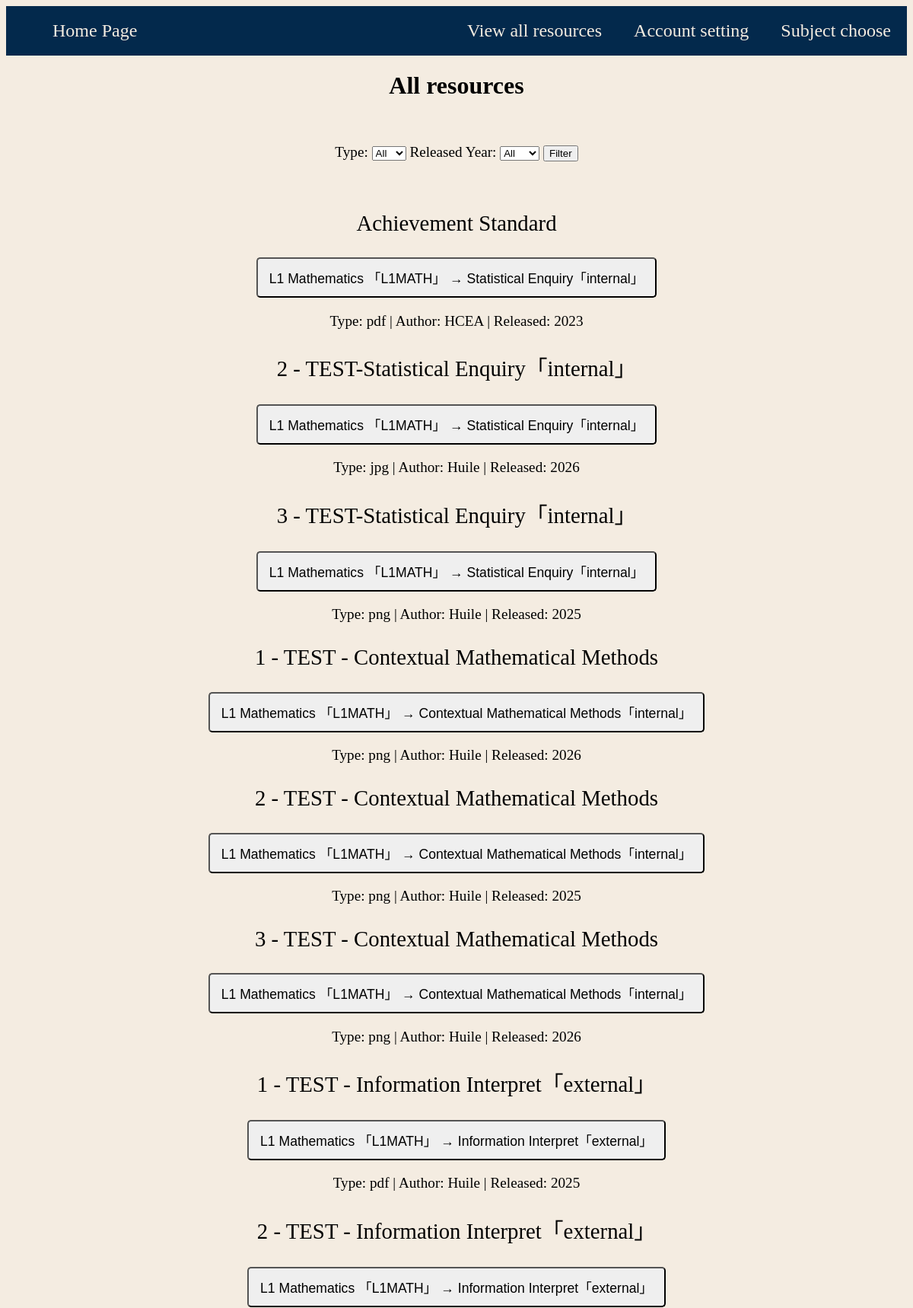
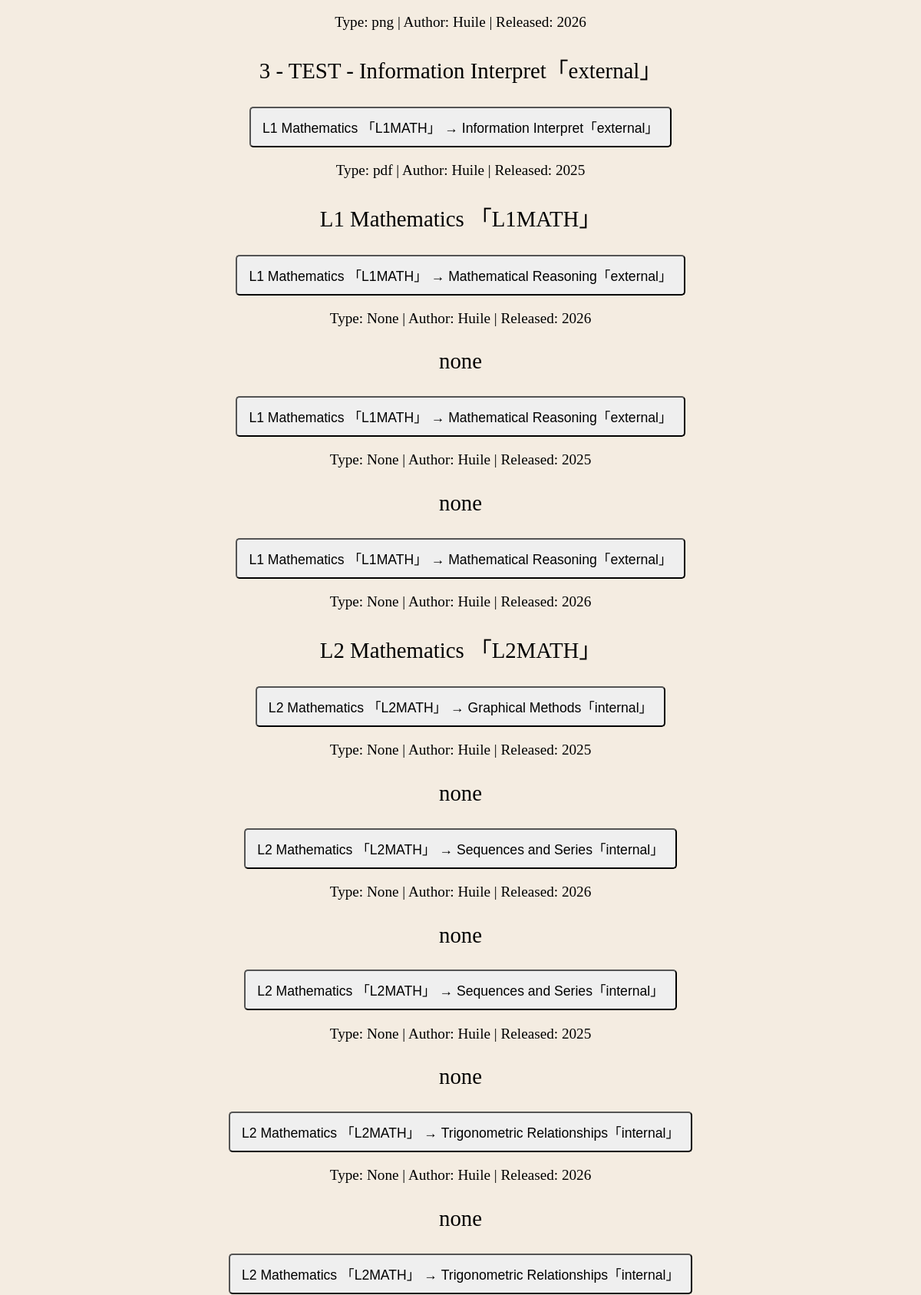
The app's page /all_resources (upper part) with its own data (2 pictures, top to bottom).
### tables this page shows
CREATE TABLE "resources" (unit_id INTEGER, resources_id INTEGER PRIMARY KEY, subject TEXT, unit TEXT, resources_name TEXT, path TEXT, type TEXT, author TEXT, from_link TEXT, released_year INTEGER);

### main.py (the view)
@app.route("/all_resources", methods=['GET', 'POST'])
def all_resources():
    selected_type = request.args.get("type", "")
    selected_year = request.args.get("released_year", "")
    conre = sqlite3.connect("database/database.db")
    re_cursor = conre.cursor()
    re_cursor.execute(
        "SELECT DISTINCT type FROM resources WHERE type IS NOT NULL ORDER BY type"
    )
    types = re_cursor.fetchall()
    re_cursor.execute(
        "SELECT DISTINCT released_year FROM resources WHERE released_year IS NOT NULL ORDER BY released_year"
    )
    years = re_cursor.fetchall()
    search_sql = "SELECT resources_id, subject, unit, resources_name, path, type, author, released_year FROM resources WHERE 1=1"
    parameters = []
    if selected_type:
        search_sql += " AND type = ?"
        parameters.append(selected_type)
    if selected_year:
        search_sql += " AND released_year = ?"
        parameters.append(selected_year)
    search_sql += " ORDER BY resources_id"
    re_cursor.execute(search_sql, parameters)
    resources = re_cursor.fetchall()
    conre.close()
    return render_template(
        "all_resources.html", resources=resources, types=types, years=years, selected_type=selected_type, selected_year=selected_year
        )

### templates/all_resources.html (shortened to what this page needs)
<!DOCTYPE html>
<html lang="en">
  <head>
    <link rel="stylesheet" href="/static/style.css">
  </head>
  <body>
    <header>
      <Ul>
        <li><a href="{{ url_for('subjectpick')}}">Subject choose</a></li>
        <li><a href="{{ url_for('account') }}">Account setting</a></li>
        <li><a href="{{ url_for('all_resources')}}">View all resources</a></li>
        <li class="tag_left"><a href="{{ url_for('homepage')}}">Home Page</a></li>
      </Ul>
    </header>
    <h1>All resources</h1>
    <main>
      <form action="{{url_for('all_resources')}}" method="GET">
      <br>
      <br>
        <div class="list_display">
        <div class="list_resources_secondary_topic">
          <label for="type">
            Type:
          </label>
          <select name="type" id="type">
            <option value="">All</option>
          </select>
          <label for="released_year">Released Year:</label>
          <select name="released_year" id="released_year">
            <option value="">All</option>
          </select>
          <button type="submit">
            Filter
          </button>
          <br>
        </div>
        <br>
        <br>
      </div>
        {% for resource in resources %}
        <div class="list_display">
          <p class="list_resources_topic">{{ resource[3] }}</p>
          <a href="{{ url_for('resources', resource_id=resource[0])}}">
            <button class="button_list" type="button">
              {{ resource[1] }} → {{ resource[2] }}
            </button>
          </a>
          <p class="list_resources_secondary_topic">
            Type: {{ resource[5] }} | Author: {{ resource[6] }} | Released: {{ resource[7] }}
          </p>
        </div>
        {% endfor %}
      </form>
      <br>
    </main>
  </body>
</html>

### static/style.css (style rules this page uses)
:root { --background: #F4ECE1; --blue: #03294C; --orange: #FB7E0A; --end_orange_1: #fba30a; --end_orange_2: #fb7e0a; --end_orange_3:#ff6a00; --end_red_1:#ff4800; --end_blue_1:#4FABFF; --end_blue_2:#0D7BE0; --end_blue_1:#034F94; }
body { font-family: SN pro; background-color: rgb(244, 236, 225); }
h1, h2, h3, h4, h5, h6 { text-align: center; }
header { position: relative; }
ul { font-size: 150%; list-style-type: none; overflow: hidden; margin: 0; padding: 1; background-color: var(--blue); }
ul li { float: right; }
ul li a { text-decoration: none; display: block; color: var(--background); text-align: center; padding: 19px 21px; }
ul li.tag_left { float: left; }
.list_resources_topic { font-size: 180%; }
.list_resources_secondary_topic { font-size: 120%; }
.list_display { text-align: center; justify-content: center; }
.button_list { font-size: 110%; padding: 12px 15px; border-radius: 5px }

### records on screen
resources: resources_name "Achievement Standard", subject "L1 Mathematics 「L1MATH」", unit "Statistical Enquiry「internal」", type "pdf", author "HCEA", released_year "2023"
resources: resources_name "2 - TEST-Statistical Enquiry「internal」", subject "L1 Mathematics 「L1MATH」", unit "Statistical Enquiry「internal」", type "jpg", author "Huile", released_year "2026"
resources: resources_name "3 - TEST-Statistical Enquiry「internal」", subject "L1 Mathematics 「L1MATH」", unit "Statistical Enquiry「internal」", type "png", author "Huile", released_year "2025"
resources: resources_name "1 - TEST - Contextual Mathematical Methods", subject "L1 Mathematics 「L1MATH」", unit "Contextual Mathematical Methods「internal」", type "png", author "Huile", released_year "2026"
resources: resources_name "2 - TEST - Contextual Mathematical Methods", subject "L1 Mathematics 「L1MATH」", unit "Contextual Mathematical Methods「internal」", type "png", author "Huile", released_year "2025"
resources: resources_name "3 - TEST - Contextual Mathematical Methods", subject "L1 Mathematics 「L1MATH」", unit "Contextual Mathematical Methods「internal」", type "png", author "Huile", released_year "2026"
resources: resources_name "1 - TEST - Information Interpret「external」", subject "L1 Mathematics 「L1MATH」", unit "Information Interpret「external」", type "pdf", author "Huile", released_year "2025"
resources: resources_name "2 - TEST - Information Interpret「external」", subject "L1 Mathematics 「L1MATH」", unit "Information Interpret「external」", type "png", author "Huile", released_year "2026"
resources: resources_name "3 - TEST - Information Interpret「external」", subject "L1 Mathematics 「L1MATH」", unit "Information Interpret「external」", type "pdf", author "Huile", released_year "2025"
resources: resources_name "L1 Mathematics 「L1MATH」", subject "L1 Mathematics 「L1MATH」", unit "Mathematical Reasoning「external」", from_link "None", author "Huile", released_year "2026"
resources: resources_name "none", subject "L1 Mathematics 「L1MATH」", unit "Mathematical Reasoning「external」", resource "None", author "Huile", released_year "2025"
resources: resources_name "none", subject "L1 Mathematics 「L1MATH」", unit "Mathematical Reasoning「external」", resource "None", author "Huile", released_year "2026"
resources: resources_name "L2 Mathematics 「L2MATH」", subject "L2 Mathematics 「L2MATH」", unit "Graphical Methods「internal」", from_link "None", author "Huile", released_year "2025"
resources: resources_name "none", subject "L2 Mathematics 「L2MATH」", unit "Sequences and Series「internal」", resource "None", author "Huile", released_year "2026"
resources: resources_name "none", subject "L2 Mathematics 「L2MATH」", unit "Sequences and Series「internal」", resource "None", author "Huile", released_year "2025"
resources: resources_name "none", subject "L2 Mathematics 「L2MATH」", unit "Trigonometric Relationships「internal」", resource "None", author "Huile", released_year "2026"
resources: resources_name "none", subject "L2 Mathematics 「L2MATH」", unit "Trigonometric Relationships「internal」"
